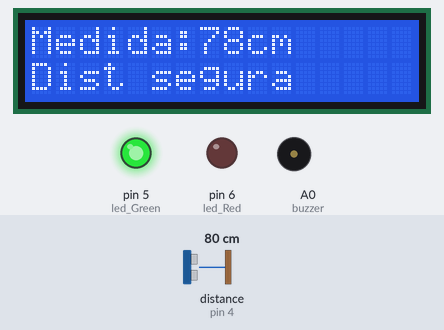
The sketch below on a simulated Arduino Uno, built with avr-gcc and run on an emulated ATmega328P. Shown: 16×2 character LCD, output pins drawn as LEDs (lit = HIGH), buzzer (waves = sounding, pin HIGH). Wiring (inferred from the names in the program): ultrasonic range finder: trigger pin 3; echo pin 4. Inputs (shaded band) come from the test bench; at power-on: distance to the obstacle (sensor on pin 4) 80 cm. The echo pulse lasts 58.3 µs per cm; pins used as bus, display or sensor lines are not drawn; what the sketch prints to the serial monitor is not drawn.

Above: at 1.2 s.
1.3 s: distance to the obstacle (sensor on pin 4) set to 22 cm
At 2.7 s:
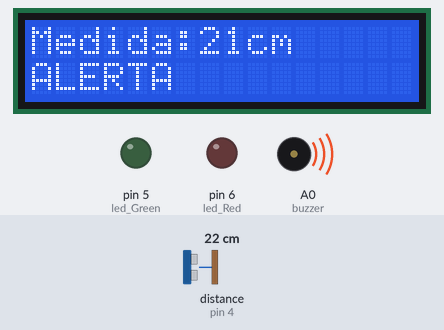
4.3 s: distance to the obstacle (sensor on pin 4) set to 35 cm
At 5.3 s:
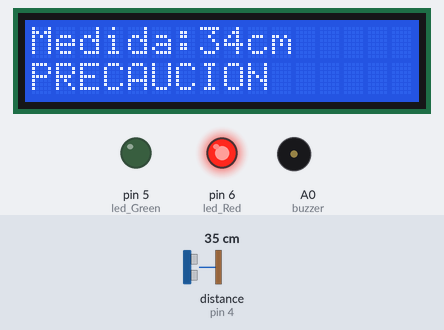
5.9 s: distance to the obstacle (sensor on pin 4) set to 2 cm
At 7.2 s:
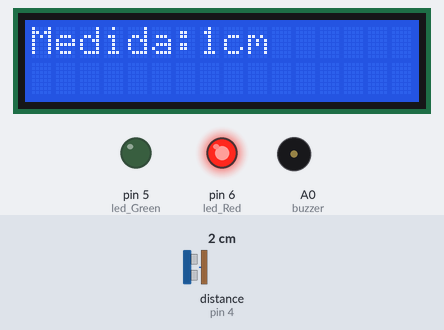
8.9 s: distance to the obstacle (sensor on pin 4) set to 250 cm
At 10.4 s:
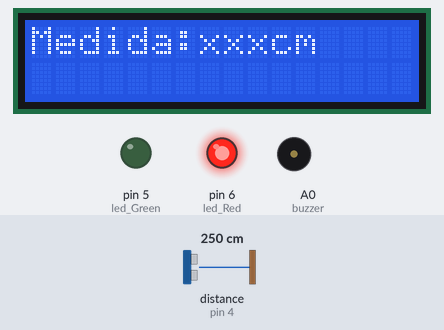
Timing chart, 0 to 11.9 s (numbered marks = the images above; inputs shaded):
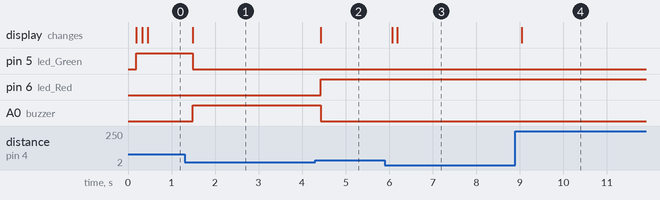

Measured:
- after the input at 1.3 s, pin 5 (led_Green): HIGH → LOW after 0.19 s; A0 (buzzer): LOW → HIGH after 0.19 s; the display: changes after 0.19 s (image 1)
- after the input at 4.3 s, pin 6 (led_Red): LOW → HIGH after 0.13 s; A0 (buzzer): HIGH → LOW after 0.13 s; the display: changes after 0.13 s (image 2)
- after the input at 5.9 s, the display: first changes after 0.17 s (image 3 shows a later state)
- after the input at 8.9 s, the display: changes after 0.14 s (image 4)

The sketch:

practica_1_sistemas.ino
```cpp
#include <Wire.h>
#include <LiquidCrystal_I2C.h>
LiquidCrystal_I2C lcd(0x27,16,2) ;


int pinTrig = 3;           //Transmisor del sensor US.
int pinEcho = 4;           //Receptor del sensor

int led_Green=5;          //Led indicador de tanque lleno (verde)
int led_Red=6;         //Led indicador de tanque vació (rojo)
int buzzer=A0;          //Puerto que activa el Buzzer
long var_time;            //Variable de tiempo para el sensor
int var_dist;             //Variable de distancia

void setup() {
Serial.begin(9600);
lcd.backlight();
lcd.init();
pinMode(pinTrig, OUTPUT);
pinMode(pinEcho, INPUT);

pinMode(led_Green, OUTPUT);
pinMode(led_Red, OUTPUT);
pinMode(buzzer,OUTPUT);

}


void loop() {

digitalWrite(pinTrig, 0);                //El trig del sensor iniciado en estado bajo.
delayMicroseconds(2);                 //Esperamos 5 microsegundos antes de mandar la primera onda, evitando señales erróneas
digitalWrite(pinTrig, HIGH);//Inicialización del trig
delayMicroseconds(10);
digitalWrite(pinTrig,LOW);
var_time= pulseIn(pinEcho, HIGH);          //Variable que almacena el tiempo de ida y regreso de la onda del sensor.
                                      //Velocidad del Sonido es 349.2 m/s (a 30ºc al nivel del mar)->0.0349cm/microsegundo, Si V=d/t entonces d=(v*(t/2))
var_dist= int (0.034*(var_time/2));      //Variable que almacena la distancia recorrida por la onda.

delay(100);                           //Cada 600 milisegundos mandara una onda ultrasonica para actualizar la dist
lcd.clear();
lcd.setCursor(0,0);
lcd.print("Medida:");
Serial.println(var_dist);

if((var_dist<100)&&(var_dist>=0)){

lcd.print(var_dist);

}
else{
lcd.print("xxx");
}
lcd.print("cm");


if((var_dist<100)&&(var_dist>=51)){      //-----
lcd.setCursor(0,1);
lcd.print("Dist segura");
digitalWrite(led_Green, HIGH);
digitalWrite(led_Red, LOW);
digitalWrite(buzzer, LOW);

}


if((var_dist<50)&&(var_dist>=26)){      //-----
lcd.setCursor(0,1);
lcd.print("PRECAUCION");
digitalWrite(led_Green, LOW);
digitalWrite(led_Red, HIGH);
digitalWrite(buzzer, LOW);

}

if((var_dist<25)&&(var_dist>=5)){      //-----
lcd.setCursor(0,1);
lcd.print("ALERTA");
digitalWrite(led_Green, LOW);
digitalWrite(led_Red, LOW);
digitalWrite(buzzer, HIGH);

}

}
```
